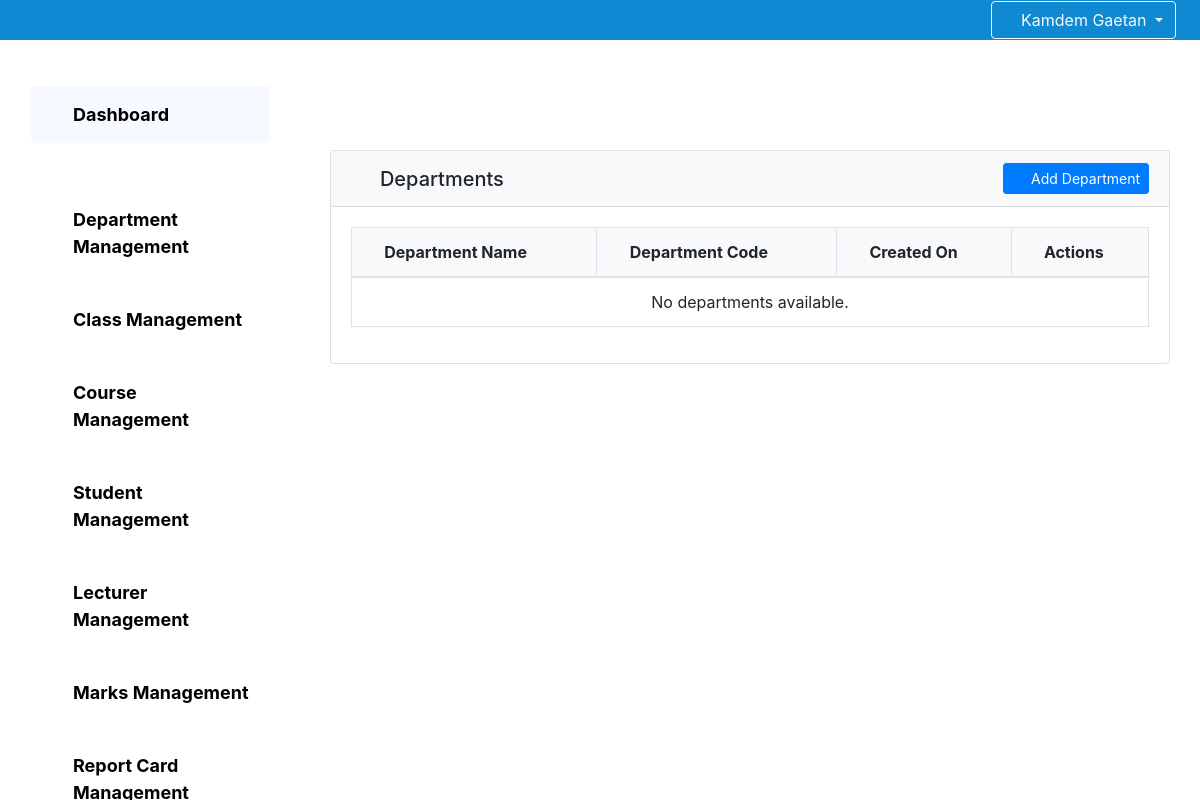
Before: /administration/managedepartment/ (signed in) with the older database file.
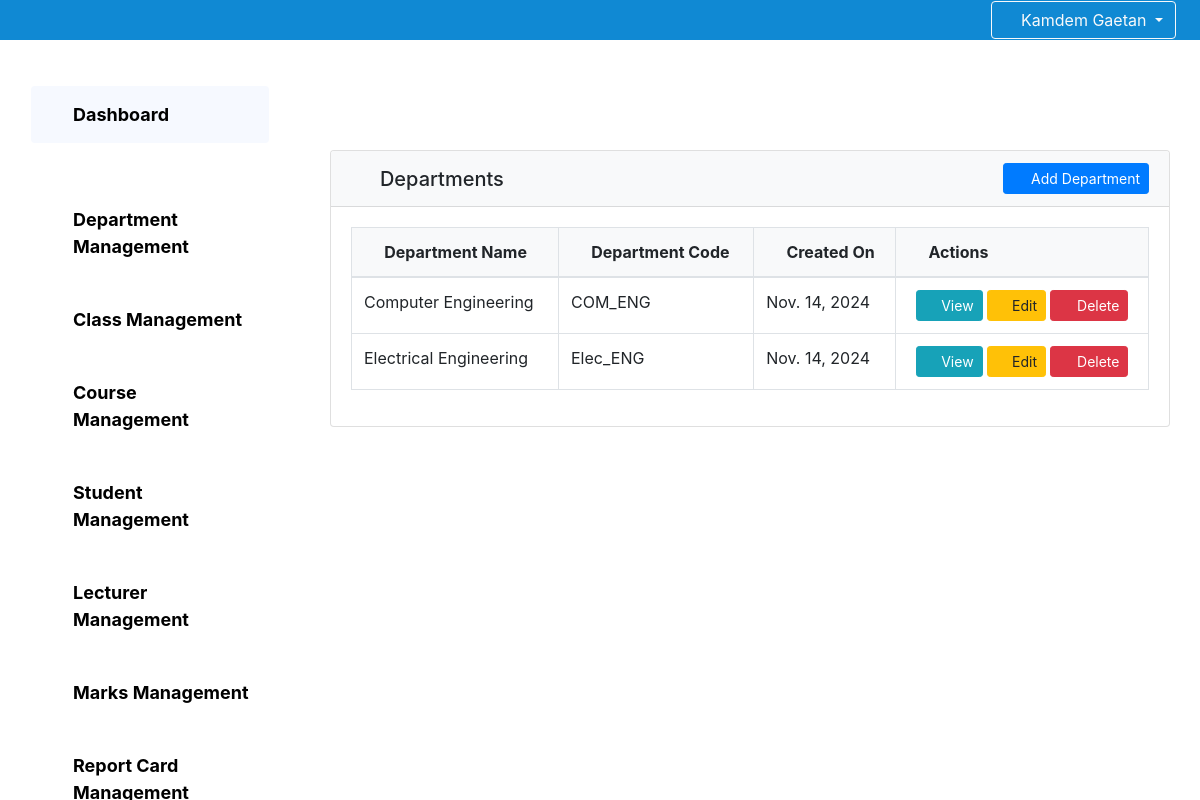
After: the same page with the newer database file.
### core/models.py (models this page shows, shortened)
class Department(models.Model):
    creator=models.ForeignKey(Administrator,on_delete=models.DO_NOTHING)
    departmentcode=models.CharField(max_length=20)
    departmentname=models.CharField(max_length=255)
    creationdate=models.DateField(default=timezone.now)

### core/Administration/views.py (the view)
# urls.py: path('managedepartment/',views_administration.managedepartments, name='managedepartment'),
@login_required
def managedepartments(request):
    departments=Department.objects.all
    return render(request,'administration/managedepartment.html',{"departments":departments})

### template/Administration/managedepartment.html (shortened to what this page needs)
{% extends "Administration/base.html" %}
{% block dash %}
<div class="container" style="margin-top: 80px; margin-bottom: 80px;">
    <div class="row">
      <div class="col-md-12">
        <div class="card">
          <div class="card-header bg-light d-flex justify-content-between align-items-center">
            <h5 class="mb-0"><i class="fa fa-building mr-2"></i> Departments</h5>
            <a href="{% url 'administration:createdepartment' %}" class="btn btn-primary btn-sm">
              <i class="fa fa-plus-circle mr-1"></i> Add Department
            </a>
          </div>
          <div class="card-body">
            <div class="table-responsive">
              <table class="table table-bordered table-hover">
                <thead>
                  <tr class="bg-light">
                    <th><i class="fa fa-list-alt mr-1"></i> Department Name</th>
                    <th><i class="fa fa-barcode mr-1"></i> Department Code</th>
                    <th><i class="fa fa-clock mr-1"></i> Created On</th>
                    <th><i class="fa fa-tools mr-1"></i> Actions</th>
                  </tr>
                </thead>
                <tbody>
                  {% for department in departments %}
                  <tr>
                    <td>{{ department.departmentname }}</td>
                    <td>{{ department.departmentcode }}</td>
                    <td>{{ department.creationdate }}</td>
                    <td>
                      <div class="d-flex justify-content-center">
                        <a href="{% url 'administration:viewdepartment' department.id %}" class="btn btn-info btn-sm mr-1 d-flex align-items-center">
                          <i class="fa fa-eye mr-1" style="font-size: 16px;"></i> View
                        </a>
                        <a href="{% url 'administration:updatedepartment' department.id %}" class="btn btn-warning btn-sm mr-1 d-flex align-items-center">
                          <i class="fa fa-edit mr-1" style="font-size: 16px;"></i> Edit
                        </a>
                        <button
                            type="button"
                            class="btn btn-danger btn-sm d-flex align-items-center"
                            data-toggle="modal"
                            data-target="#deleteModal"
                            data-id="{{ department.id }}">
                            <i class="fa fa-trash mr-1" style="font-size: 18px;"></i> Delete
                        </button>
                      </div>
                    </td>
                  </tr>
                  {% empty %}
                  <tr>
                    <td colspan="4" class="text-center">No departments available.</td>
                  </tr>
                  {% endfor %}
                </tbody>
              </table>
            </div>
          </div>
        </div>
      </div>
    </div>
</div>
{% endblock dash %}

### template/Administration/base.html (shortened to what this page needs)
{% extends "base.html" %}
{% load static %}
{% block content %}
<div class="row m-0">
  <div class="col-lg-3 sidebar sidebar-container  rounded position-fixed d-none d-lg-block">
    <nav class="p-3">
      <div class="position-sticky">
        <ul class="sidebar-nav">
          <li class="nav-item mb-5">
            <a class="nav-link d-flex align-items-center" href="#">
              <i class="fas fa-tachometer-alt mr-2"></i> Dashboard
            </a>
          </li>
          <li class="nav-item mb-3">
            <a class="nav-link d-flex align-items-center collapsed" href="#" data-toggle="collapse" data-target="#departmentMenu" aria-expanded="false">
              <i class="fas fa-building mr-2"></i> Department Management
            </a>
          </li>
          <li class="nav-item mb-3">
            <a class="nav-link d-flex align-items-center collapsed" href="#" data-toggle="collapse" data-target="#classMenu" aria-expanded="false">
              <i class="fas fa-chalkboard mr-2"></i> Class Management
            </a>
          </li>
           <li class="nav-item mb-3">
            <a class="nav-link d-flex align-items-center collapsed" href="#" data-toggle="collapse" data-target="#courseMenu" aria-expanded="false">
              <i class="fas fa-building mr-2"></i> Course Management
            </a>
          </li>
          <li class="nav-item mb-3">
            <a class="nav-link d-flex align-items-center collapsed" href="#" data-toggle="collapse" data-target="#studentMenu" aria-expanded="false">
              <i class="fas fa-user-graduate mr-2"></i> Student Management
            </a>
          </li>
          <li class="nav-item mb-3">
            <a class="nav-link d-flex align-items-center collapsed" href="#" data-toggle="collapse" data-target="#lecturerMenu" aria-expanded="false">
              <i class="fas fa-chalkboard-teacher mr-2"></i> Lecturer Management
            </a>
          </li>
          <li class="nav-item mb-3">
            <a class="nav-link d-flex align-items-center collapsed" href="#" data-toggle="collapse" data-target="#marksMenu" aria-expanded="false">
              <i class="fas fa-clipboard-list mr-2"></i> Marks Management
            </a>
          </li>
          <li class="nav-item mb-3">
            <a class="nav-link d-flex align-items-center collapsed" href="#" data-toggle="collapse" data-target="#reportCardMenu" aria-expanded="false">
              <i class="fas fa-file-alt mr-2"></i> Report Card Management
            </a>
          </li>
        </ul>
      </div>
    </nav>
  </div>
  <div class="col-lg-9 offset-lg-3">
    {% block dash %}{% endblock dash %}
  </div>
</div>
{% endblock content %}

### template/base.html (shortened to what this page needs)
{% load static %}
<!DOCTYPE html>
<html lang="en">
<head>
    <link rel="stylesheet" href='{% static "fontawesome/css/all.min.css" %}'>
    {% load bootstrap4 %}
    {% bootstrap_css %}
</head>
<body>
    <nav class="navbar navbar-expand-lg navbar-light bg-primary navbar-fixed">
        <form class="form-inline ml-auto">
            {% if request.user.is_authenticated %}
                <div class="dropdown">
                    <button class="btn btn-outline-light dropdown-toggle" type="button" id="userDropdown" data-toggle="dropdown" aria-haspopup="true" aria-expanded="false">
                        <i class="fas fa-user"></i> {{ request.user.get_full_name|title }}
                    </button>
                </div>
            {% endif %}
        </form>
    </nav>
    <div class="content-wrapper">
        {% block content %}{% endblock content %}
    </div>
    <link rel="stylesheet" href="https://unpkg.com/bootoast@1.0.1/dist/bootoast.min.css">
</body>
</html>

### template/base.html (style rules this page uses)
.navbar-fixed { position: fixed; top: 0; width: 100%; z-index: 1000; background-color: rgb(16, 137, 211) !important; padding:0px 2vw 0vw 5vw!important;I }
.content-wrapper { padding-top: 70px; }

### template/Administration/base.html (style rules this page uses)
.sidebar { height: 100vh; transition: margin-left 0.3s ease; position: fixed; left: 0; z-index: 1000; overflow-y: auto; padding-bottom:100px; }
.sidebar-nav { list-style-type: none; padding-left: 0; }
.sidebar-nav .nav-item { margin-bottom: 5px; }
.sidebar-nav .nav-link { font-size: 18px; font-weight: 700; color: #000000; background: #f6f9ff; padding: 15px 20px; border-radius: 4px; transition: 0.3s; display: flex; align-items: center; }
.sidebar-nav .nav-link.collapsed { color: #000000; background: #fff; }
.col-lg-9.offset-lg-3 { margin-left: 25%; }
.sidebar-container { display: block; }

Changed rows visible on the page:
added Department: departmentname "Computer Engineering", departmentcode "COM_ENG", creationdate "Nov. 14, 2024"
added Department: departmentname "Electrical Engineering", departmentcode "Elec_ENG", creationdate "Nov. 14, 2024"
Other visible differences:
text no longer shown: "No departments available."
